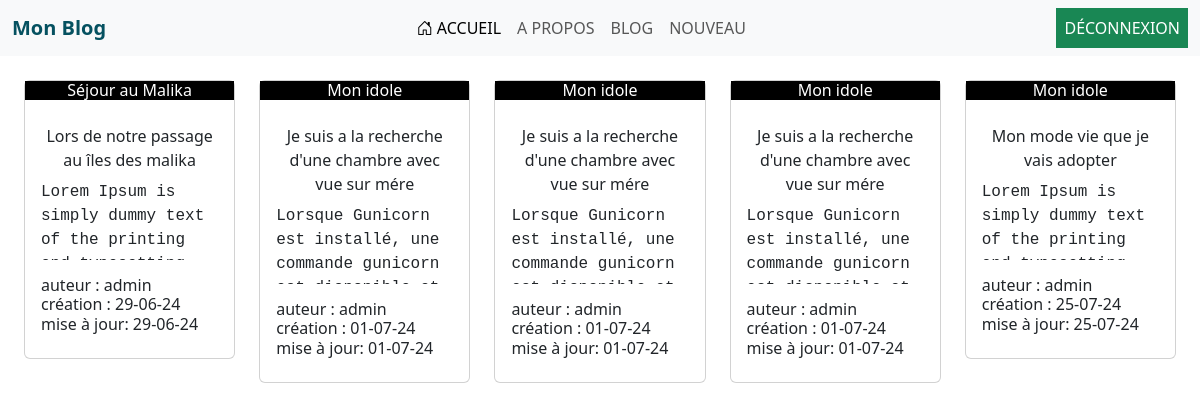
Page /blog/ (signed in) on the committed database.
### blog/models.py (models this page shows, shortened)
class Blog(models.Model):
    titre       = models.CharField(max_length=100)
    description = models.TextField()
    content     = models.TextField()
    auteur      = models.ForeignKey(User, on_delete=models.CASCADE)
    create_date = models.DateTimeField(auto_now_add=True)
    update_date = models.DateTimeField(auto_now=True)

### blog/views.py (the view)
def mon_blog(request):
    blogs = Blog.objects.all()
    number = 10
    pagination = Paginator(blogs, number)  # pagination affichage par page de 10
    num_page = request.GET.get('page')
    try:
        blogs = pagination.page(num_page)
    except PageNotAnInteger:
        blogs = pagination.page(1)
    except EmptyPage:
        blogs = pagination.page(pagination.num_pages)
    return render(request, "bloggers/mes_blog.html", {'blogs': blogs})

### templates/bloggers/mes_blog.html (shortened to what this page needs)
{% extends "bases.html" %}
{% block content %}
<div class="container-fluid">
        <div class="row row-cols-1 row-cols-md-5 g-4">
            {% for blog in blogs %}
                <div class="col">
                    <div class="card">
                        <h6 class="card-title text-center bg-black text-white">
                            <a class="nav-link" href="{% url "detail" blog.id %}">
                                {{ blog.titre }}
                        </h6>
                        <div class="card-body">
                            <p class="card-title text-center"> {{ blog.description }} </p>
                            <p class="card-text overflow-x-auto font-monospace" style="height: 80px;"> {{ blog.content }} </p>
                            <h6>
                                auteur  : {{ blog.auteur }}<br>
                                création : {{ blog.create_date | date:"d-m-y" }} <br>
                                mise à jour: {{ blog.update_date| date:"d-m-y"  }}
                            </h6>
                        </div>
                    </div>
                </div>
            {% endfor %}
        </div>
     <div class="d-flex justify-content-center mt-2">
    </div>
</div>
{% endblock %}

### rows in the picture
Blog: titre "Séjour au Malika", description "Lors de notre passage au îles des malika", content "Lorem Ipsum is simply dummy text of the printing…", auteur "admin", create_date "29-06-24", update_date "29-06-24"
Blog: titre "Mon idole", description "Je suis a la recherche d'une chambre avec vue sur mére", content "Lorsque Gunicorn est installé, une commande gunicorn…", auteur "admin", create_date "01-07-24", update_date "01-07-24"
Blog: titre "Mon idole", description "Je suis a la recherche d'une chambre avec vue sur mére", content "Lorsque Gunicorn est installé, une commande gunicorn…", auteur "admin", create_date "01-07-24", update_date "01-07-24"
Blog: titre "Mon idole", description "Je suis a la recherche d'une chambre avec vue sur mére", content "Lorsque Gunicorn est installé, une commande gunicorn…", auteur "admin", create_date "01-07-24", update_date "01-07-24"
Blog: titre "Mon idole", description "Mon mode vie que je vais adopter", content "Lorem Ipsum is simply dummy text of the printing…", auteur "admin", create_date "25-07-24", update_date "25-07-24"
